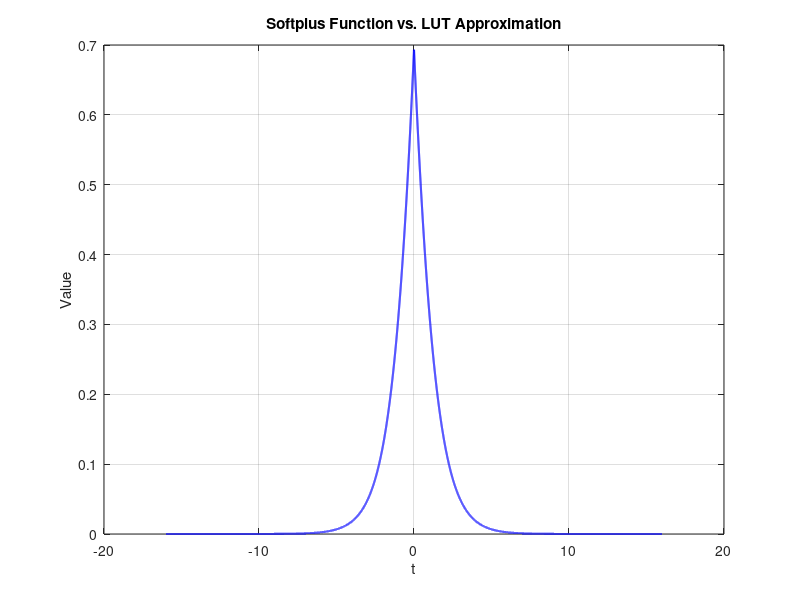

Source code (MATLAB): (Note: this script raises an error after producing the figure.)
%% 清空环境
clear; clc; close all;

%% 定义Softplus函数及参数
f = @(t) (log(1 + exp(t))-max(0,t));   % 目标函数：softplus
t_range = [-16, 16];        % 输入范围：t ∈ [-10, 10]
t_samples=[t_range(1):0.001: t_range(2)]; 
%% 绘制原函数
figure;
plot(t_samples, f(t_samples), 'b-', 'LineWidth', 1.5);
hold on;
title('Softplus Function vs. LUT Approximation');
xlabel('t');
ylabel('Value');
grid on;
% 初始化最佳结果
best_result = Inf;  % 假设目标是最小化目标函数
best_params = [];   % 存储最佳参数组合
all_results=[];
% 遍历所有可能性
K1=7;
K2=6;
K3=6;
        %K3 = 19 - K1 - K2;  % 确保 K1 + K2 + K3 = 19
        %for g1 = 0:18
            %for g2 = 0:18
            g1=18;
            g2=18;
                fprintf('正在尝试参数: K1=%d, K2=%d, K3=%d, g1=%d, g2=%d\n', K1, K2, K3, g1, g2);
                %% 生成查找表并分析误差
                [log2maxerror, Ptable, Ntable, maxB] = Bipartite_LUT_error_analysis(...
                    f,K1, K2, K3, g1, g2, t_range(1), t_range(2));
                fprintf('最大误差的log2值: %.4f\n', max(log2maxerror));
                current_result = -log2maxerror;
                % 更新最佳结果
                if current_result < best_result
                    best_result = current_result;
                    best_params = [K1, K2, K3, g1, g2];
                end
                %保存参数取值和result结果到allresult
                all_results = [all_results; [K1, K2, K3, g1, g2, current_result]];

                
            %end
        %end

K1= best_params(1);
K2= best_params(2);
K3= best_params(3);
g1= best_params(4);
g2= best_params(5);
fprintf('最佳参数: K1=%d, K2=%d, K3=%d, g1=%d, g2=%d\n', K1, K2, K3, g1, g2);

%% 生成近似值并绘制对比曲线
% 组合P表和N表的值
total_points = 2^(K1+K2+K3);
alpha = zeros(total_points, 1);
for idx = 0:total_points-1
    % 分解索引为高位(k1)、中位(k2)、低位(k3)
    k1 = bitshift(idx, -(K2+K3));          % 高位
    rem = idx - bitshift(k1, K2+K3);
    k2 = bitshift(rem, -K3);              % 中位
    k3 = rem - bitshift(k2, K3);          % 低位
    alpha(idx+1) = double(Ptable(k1+1, k2+1)) + double(Ntable(k1+1, k3+1));
end

% 计算输入映射（关键修正：均匀映射到[-10,10]）
tt = t_range(1) + (0:total_points-1) * (t_range(2)-t_range(1)) / (total_points-1);
plot(tt, alpha, 'r--', 'LineWidth', 1);
legend('Original Softplus', 'LUT Approximation');

%% 计算最大绝对误差
valid_indices = (tt >= t_range(1)) & (tt <= t_range(2));
dif = abs(f(tt(valid_indices)') - alpha(valid_indices));
max_abs_error = max(dif);
fprintf('最大绝对误差: %.6f\n', max_abs_error);

%% 生成LUT文件（供硬件使用）
file_out = fopen("softplus_ReLU_diff_LUT.txt", 'w');
fprintf(file_out, '// softplus-ReLU LUT: P_table + N_table\n');
fprintf(file_out, '// K1=%d, K2=%d, K3=%d, Range=[%.1f, %.1f]\n', ...
    K1, K2, K3, t_range(1), t_range(2));

% 写入P表（格式：K1高位 + K2中位）
fprintf(file_out, '\n// P_table (%d x %d):\n', 2^K1, 2^K2);
for i1 = 1:2^K1
    for i2 = 1:2^K2
        P_val = Ptable(i1, i2);
        fprintf(file_out, '%s\n', P_val.bin);
    end
end

% 写入N表（格式：K1高位 + K3低位）
fprintf(file_out, '\n// N_table (%d x %d):\n', 2^K1, 2^K3);
for i1 = 1:2^K1
    for i3 = 1:2^K3
        N_val = Ntable(i1, i3);
        fprintf(file_out, '%s\n', N_val.bin);
    end
end
fclose(file_out);

%% 子函数：Bipartite_LUT_error_analysis

function [log2maxerror, Ptable, Ntable, maxB] = Bipartite_LUT_error_analysis(...
    func,k1, k2, k3, g1, g2, t_min, t_max)

    %% 初始化参数
    total_bits = k1 + k2 + k3;
    scale = (t_max - t_min) / (2^total_bits - 1); % 输入步长

    %% 生成P表（基于中位索引）
    [xm, xh] = meshgrid(0:2^k2-1, 0:2^k1-1);
    
    % 计算首尾差值以调整插值中心
    firstspread = alphamid(func,xh, 0, 0, k1, k2, k3, t_min, scale) ...
                - alphamid(func,xh, 0, 2^k3-1, k1, k2, k3, t_min, scale);
    lastspread = alphamid(func,xh, 2^k2-1, 0, k1, k2, k3, t_min, scale) ...
               - alphamid(func,xh, 2^k2-1, 2^k3-1, k1, k2, k3, t_min, scale);
    averagespread = (firstspread + lastspread) / 2;
    
    % 计算当前子块的差值并调整
    spread = alphamid(func,xh, xm, 0, k1, k2, k3, t_min, scale) ...
           - alphamid(func,xh, xm, 2^k3-1, k1, k2, k3, t_min, scale);
    adjust = (averagespread - spread) / 2;
    P_table = alphamid(func,xh, xm, 0, k1, k2, k3, t_min, scale) + adjust;

    %% 生成N表（基于低位索引）
    [xl, xh] = meshgrid(0:2^k3-1, 0:2^k1-1);
    firstdiff = -alphamid(func,xh, 0, 0, k1, k2, k3, t_min, scale) ...
              + alphamid(func,xh, 0, xl, k1, k2, k3, t_min, scale);
    lastdiff = -alphamid(func,xh, 2^k2-1, 0, k1, k2, k3, t_min, scale) ...
             + alphamid(func,xh, 2^k2-1, xl, k1, k2, k3, t_min, scale);
    N_table = (firstdiff + lastdiff) / 2;

    %% 转换为定点数（根据输出范围调整位宽）
    max_P = max(P_table(:));
    max_N = max(N_table(:));
    % 计算最大值的对数并确保非负
    log2_max_P = max(0, ceil(log2(max_P)));  % 确保log2(max_P)不小于0
    log2_max_N = max(0, ceil(log2(max_N)));  % 确保log2(max_N)不小于0

    % 重新计算位宽
    P_table = ufi(P_table, g1 + log2_max_P + 1, g1);  % 自动位宽
    N_table = ufi(N_table, g2 + log2_max_N + 1, g2);  % 自动位宽

    %% 误差分析
    max_error = 0;
    max_t = 0;
    total_points = 2^total_bits;
    for idx = 0:total_points-1
        % 分解索引
        k1_idx = bitshift(idx, -(k2+k3));
        rem = idx - bitshift(k1_idx, k2+k3);
        k2_idx = bitshift(rem, -k3);
        k3_idx = rem - bitshift(k2_idx, k3);
        
        % 获取近似值
        approx_val = double(P_table(k1_idx+1, k2_idx+1)) ...
                   + double(N_table(k1_idx+1, k3_idx+1));
        
        % 计算真实值
        t = t_min + idx * scale;
        true_val =func(t);
        
        % 更新最大误差
        error = abs(approx_val - true_val);
        if error > max_error
            max_error = error;
            max_t = t;
        end
    end
    log2maxerror = log2(max_error);
    maxB = ufi(max_t, total_bits + 1, total_bits);

    %% 返回结果
    Ptable = P_table;
    Ntable = N_table;
end

%% 子函数：计算中点函数值
function alpha_mid = alphamid(func,xh, xm, xl, k1, k2, k3, t_min, scale)
    %xh是高位段的int表示0~2^k1-1
    %xm是中位段的int表示0~2^k2-1
    %xl是低位段的int表示0~2^k3-1
    %k1, k2, k3是各个段的长度
    %t_min是输入的最小值
    %scale是将量化的输入0~2^total_bits-1映射回实际表示的输入范围的缩放因子


    % 将索引映射到实际输入值
    idx = xh*2^(+k2+k3) + xm*2^(k3) + xl;%根据输入的三个位段，拼接回实际的量化后输入整数
    t_mid = t_min + idx * scale;%将实际的量化后输入整数映射到希望表示的浮点输入
    
    alpha_mid = func(t_mid);%经过待拟合函数，得到拟合后的输出
    
end
